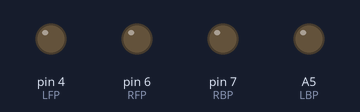
This sketch was run on a simulated Arduino Uno, built with avr-gcc and run on an emulated ATmega328P. Shown: output pins drawn as LEDs (lit = HIGH). What the sketch prints to the serial monitor is not drawn.

Above: at 4.5 s.
At 12.0 s:
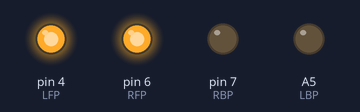
Timing chart, 0 to 19.5 s (numbered marks = the images above):
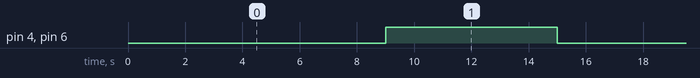

The sketch:

testAnalogWrite.ino
```cpp
#define LFP 4
#define LBP A5
#define RFP 6
#define RBP 7


void setup() {
  // put your setup code here, to run once:
  Serial.begin(115200);
  pinMode(4, OUTPUT);
  pinMode(A5, OUTPUT);
  pinMode(6, OUTPUT);
  pinMode(7, OUTPUT);
}

void loop() {
  // put your main code here, to run repeatedly:
  if (millis()% 15000 < 9000){
    Serial.println("stop");
    analogWrite(LFP, 0);
    analogWrite(LBP, 0);

    analogWrite(RFP, 0);
    analogWrite(RBP, 0);
  }else{
    //left forward
    analogWrite(LFP, 255);
    analogWrite(LBP, 0);

    //right forward
    analogWrite(RFP, 255);
    analogWrite(RBP, 0);
  }

}
```

Measured:
- by itself, pin 4 (LFP), pin 6 (RFP): alternates HIGH for 6.0 s and LOW for 9.0 s
